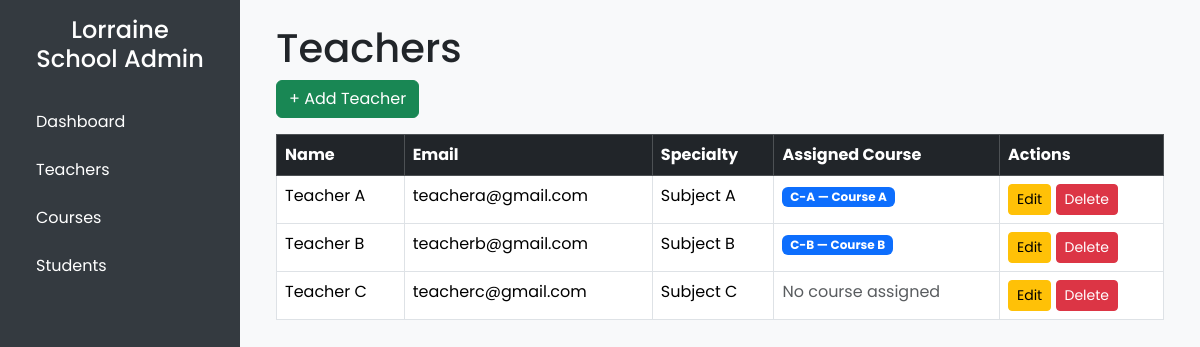
Screenshot of /teachers/ with the database file from the repository.
### school/models.py (models this page shows, shortened)
class Teacher(models.Model):
    name = models.CharField(max_length=100)
    email = models.EmailField(unique=True, blank=True, null=True)
    subject_specialty = models.CharField(max_length=100, blank=True)

class Course(models.Model):
    title = models.CharField(max_length=150)
    code = models.CharField(max_length=20, unique=True)
    description = models.TextField(blank=True)
    teacher = models.ForeignKey(Teacher, on_delete=models.SET_NULL, null=True, related_name='courses')

### school/views.py (the view)
# urls.py: path('teachers/', views.teacher_list, name='teacher_list'),
def teacher_list(request):
    teachers = Teacher.objects.all()
    return render(request, 'school/teacher_list.html', {'teachers': teachers})

### school/templates/school/teacher_list.html
{% extends 'school/base.html' %}
{% block content %}
<h1>Teachers</h1>
<a href="{% url 'teacher_add' %}" class="btn btn-success mb-3">+ Add Teacher</a>
<div class="table-responsive">
  <table class="table table-hover table-bordered">
    <thead class="table-dark">
      <tr>
        <th>Name</th>
        <th>Email</th>
        <th>Specialty</th>
        <th>Assigned Course</th>
        <th>Actions</th>
      </tr>
    </thead>
    <tbody>
      {% for teacher in teachers %}
      <tr>
        <td>{{ teacher.name }}</td>
        <td>{{ teacher.email|default:"—" }}</td>
        <td>{{ teacher.subject_specialty|default:"—" }}</td>
        <td>
          {% if teacher.courses.exists %}
            {% for course in teacher.courses.all %}
              <span class="badge bg-primary me-1 mb-1">
                {{ course.code }} — {{ course.title }}
              </span>
            {% endfor %}
          {% else %}
            <span class="text-muted">No course assigned</span>
          {% endif %}
        </td>
        <td>
          <a href="{% url 'teacher_edit' teacher.pk %}" class="btn btn-sm btn-warning">Edit</a>
          <a href="{% url 'teacher_delete' teacher.pk %}" class="btn btn-sm btn-danger">Delete</a>
        </td>
      </tr>
      {% empty %}
      <tr>
        <td colspan="5" class="text-center py-4 text-muted">No teachers registered yet.</td>
      </tr>
      {% endfor %}
    </tbody>
  </table>
</div>
{% endblock %}

### school/templates/school/base.html (shortened to what this page needs)
<!DOCTYPE html>
<html lang="en">
<head>
  <link href="https://cdn.jsdelivr.net/npm/bootstrap@5.3.3/dist/css/bootstrap.min.css" rel="stylesheet">
</head>
<body>
<div class="d-flex">
  <div class="sidebar p-3" style="width: 240px;">
    <h4 class="text-center mb-4">Lorraine<br>School Admin</h4>
   <ul class="nav flex-column">
  <li class="nav-item"><a href="{% url 'dashboard' %}" class="nav-link text-white">Dashboard</a></li>
  <li class="nav-item"><a href="{% url 'teacher_list' %}" class="nav-link text-white">Teachers</a></li>
  <li class="nav-item"><a href="{% url 'course_list' %}" class="nav-link text-white">Courses</a></li>
  <li class="nav-item"><a href="{% url 'student_list' %}" class="nav-link text-white">Students</a></li></ul>
  </div>
  <main class="main-content flex-grow-1 p-3 p-md-4">
    <div class="container-fluid">
      {% block content %}{% endblock %}
    </div>
  </main>
</div>
</body>
</html>

### school/templates/school/base.html (style rules this page uses)
* { font-family: 'Poppins', sans-serif; }
body { background-color: #f8f9fa; margin: 0; }
.sidebar { width: 240px; min-height: 100vh; background: #343a40; color: white; flex-shrink: 0; }
.sidebar .nav-link { color: rgba(255,255,255,0.85); padding: 0.75rem 1.25rem; }
.main-content { min-height: 100vh; background: #f8f9fa; }

### rows the page displays
Teacher: name "Teacher A", email "teachera@gmail.com", subject_specialty "Subject A"
Course: code "C-A", title "Course A"
Teacher: name "Teacher B", email "teacherb@gmail.com", subject_specialty "Subject B"
Course: code "C-B", title "Course B"
Teacher: name "Teacher C", email "teacherc@gmail.com", subject_specialty "Subject C", shows "No course assigned"
